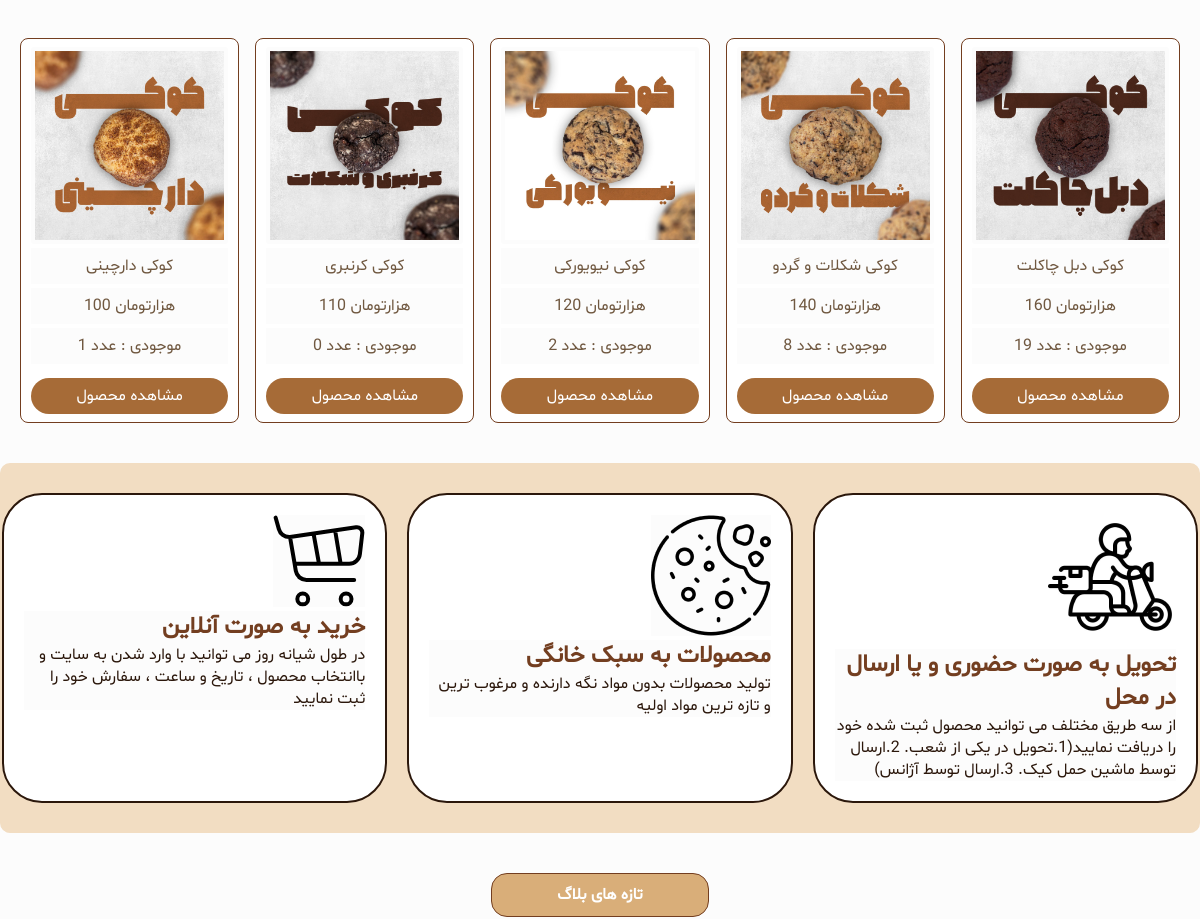
Before: / (middle part) with the older database file.
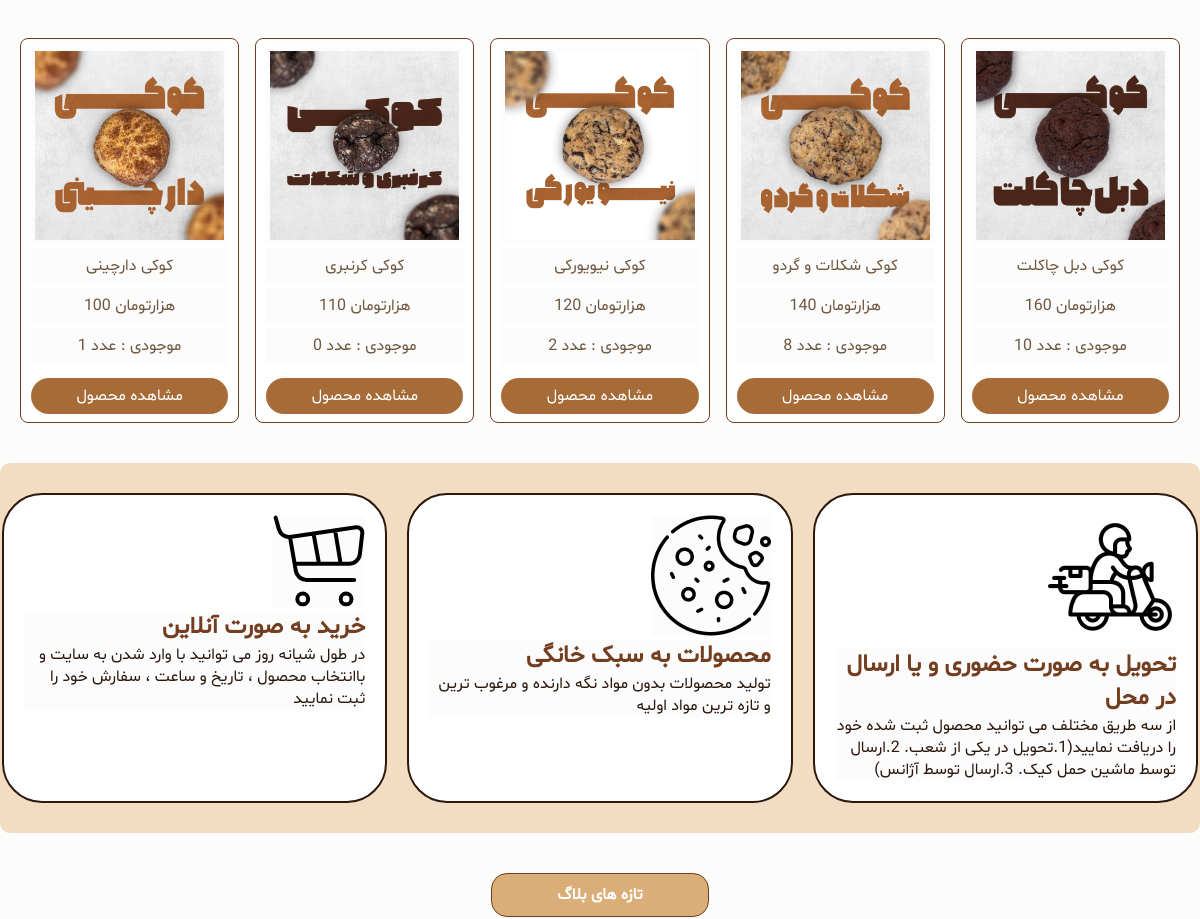
After: the same page with the newer database file.
### shop/models.py (models this page shows, shortened)
class Product(models.Model):
    name = models.CharField(max_length=100)
    price = models.PositiveIntegerField()
    quantity = models.PositiveIntegerField()
    image = models.ImageField(upload_to='images', null=True, blank=True)  # Image field added

### shop/views.py (the view)
# urls.py: path('', views.home, name='home'),
def home(request):
    products = Product.objects.all()
    return render(request, 'shop/home.html', {'products': products})

### shop/templates/shop/home.html (shortened to what this page needs)
{% load static %}
<!DOCTYPE html>
<html lang="fa">
<head>
    <link rel="stylesheet" href="{% static 'FirstPage.css' %}">
</head>
<body>
<main>
    <div class="container"><h6 class="card">محصولات</h6></div>
    <section class="newestProduct">
        {% for product in products %}
        <div class="cookies">
           {% if product.image %}
                <img class="cookieD" src="{{ product.image.url }}" width="125px" height="139px" style="border-radius: 3px;" />
            {% else %}
                <img class="cookieD" src="{% static 'Pictures/cookie.png' %}" width="125px" height="139px" style="border-radius: 3px;" />
            {% endif %}
            <h6 class="ProductTitle">{{ product.name }}</h6>
            <h6 class="ProductTitle">{{ product.price }} هزارتومان</h6>
            <h6 class="ProductTitle">{{ product.quantity }} موجودی : عدد</h6>
            <a href="{% url 'buy_product' product.id %}" class="btn btn-primary" style="margin-top: 10px;">مشاهده محصول</a>
        </div>
        {% endfor %}
    </section>
    <section class="product-info">
        <div class="info-box">
            <img src="{% static 'Pictures/vector.svg' %}"/>
            <h2 class="ItemTitle" >خرید به صورت آنلاین</h2>
            <p class="ItemText">در طول شیانه روز می توانید با وارد شدن به سایت و باانتخاب محصول ، تاریخ و ساعت ، سفارش خود را ثبت نمایید</p>
        </div>
        <div class="info-box">
            <img src="{% static 'Pictures/Frame 31.png' %}"/>
            <h2 class="ItemTitle">محصولات به سبک خانگی</h2>
            <p class="ItemText">تولید محصولات بدون مواد نگه دارنده و مرغوب ترین و تازه ترین مواد اولیه</p>
        </div>
        <div class="info-box">
            <img src="{% static 'Pictures/Fast Delivery free icons designed by Irvan Kurnianto 1.png' %}"/>
            <h2 class="ItemTitle">تحویل به صورت حضوری  و یا ارسال در محل</h2>
            <p class="ItemText">از سه طریق مختلف می توانید محصول ثبت شده خود را دریافت نمایید(1.تحویل در یکی از شعب. 2.ارسال توسط ماشین حمل کیک. 3.ارسال توسط آژانس)</p>
        </div>
    </section>
</main>
<div class="container"><h6 class="card">تازه های بلاگ</h6></div>
</body>
</html>

Changed rows visible on the page:
changed Product "کوکی دبل چاکلت": quantity "19" → "10"
